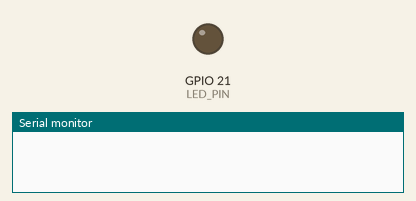
Bench run of a sketch on a simulated Seeed XIAO ESP32-S3. On the bench: output pins drawn as LEDs (lit = HIGH), the last lines printed to the serial monitor.

Above: at 0.05 s.
At 2.5 s:
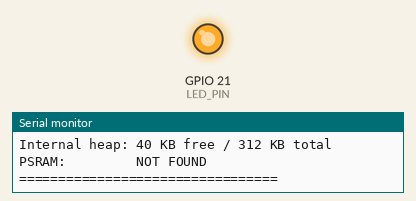
Timing chart, 0 to 6.5 s (numbered marks = the images above):
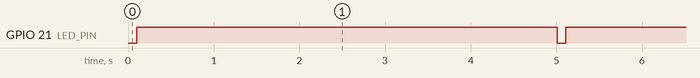

Measured:
- by itself, GPIO 21 (LED_PIN): alternates HIGH for 4.9 s and LOW for 0.10 s

The sketch:

hello_psram.ino
```cpp
#include <Arduino.h>

#define LED_PIN 21

static String report;

void buildReport() {
    report = "\n=== XIAO ESP32-S3 board check ===\n";
    report += "CPU freq:      " + String(getCpuFrequencyMhz()) + " MHz\n";
    report += "Flash size:    " + String(ESP.getFlashChipSize() / (1024*1024)) + " MB\n";
    report += "Internal heap: " + String(ESP.getFreeHeap() / 1024) + " KB free / "
                                + String(ESP.getHeapSize() / 1024) + " KB total\n";
    if (psramFound()) {
        report += "PSRAM:         " + String(ESP.getFreePsram() / 1024) + " KB free / "
                                    + String(ESP.getPsramSize() / 1024) + " KB total  GOOD\n";
        const size_t TEST = 1024 * 1024;
        uint8_t *buf = (uint8_t *)ps_malloc(TEST);
        if (buf) {
            memset(buf, 0xA5, TEST);
            bool ok = (buf[0] == 0xA5 && buf[TEST - 1] == 0xA5);
            free(buf);
            report += String("PSRAM 1MB rw:  ") + (ok ? "PASS" : "FAIL") + "\n";
        } else {
            report += "PSRAM 1MB alloc: FAILED\n";
        }
    } else {
        report += "PSRAM:         NOT FOUND\n";
    }
    report += "=================================\n";
}

void setup() {
    pinMode(LED_PIN, OUTPUT);
    Serial.begin(115200);
    buildReport();
}

void loop() {
    // Blink
    digitalWrite(LED_PIN, LOW);
    delay(100);
    digitalWrite(LED_PIN, HIGH);

    // Print report every 5 seconds so we catch it whenever we connect
    Serial.print(report);
    delay(4900);
}
```
